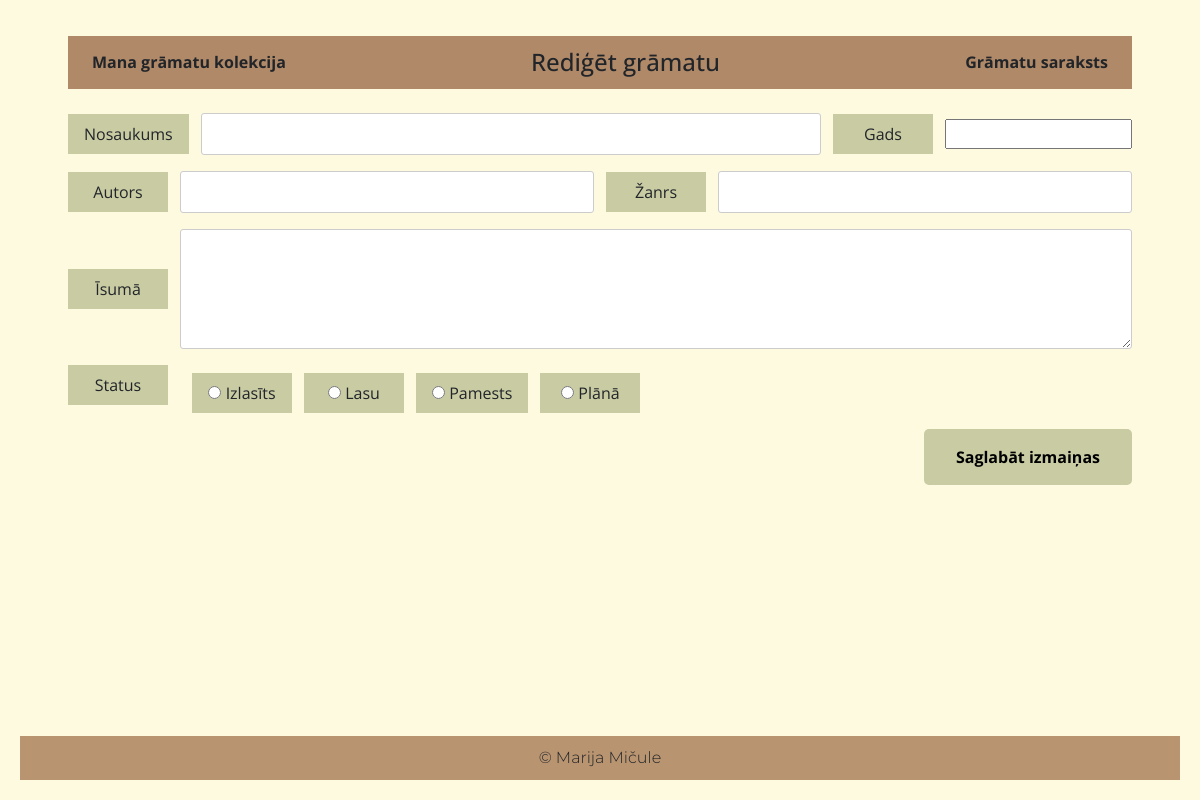
The app's page /rediģēt/16, older data.
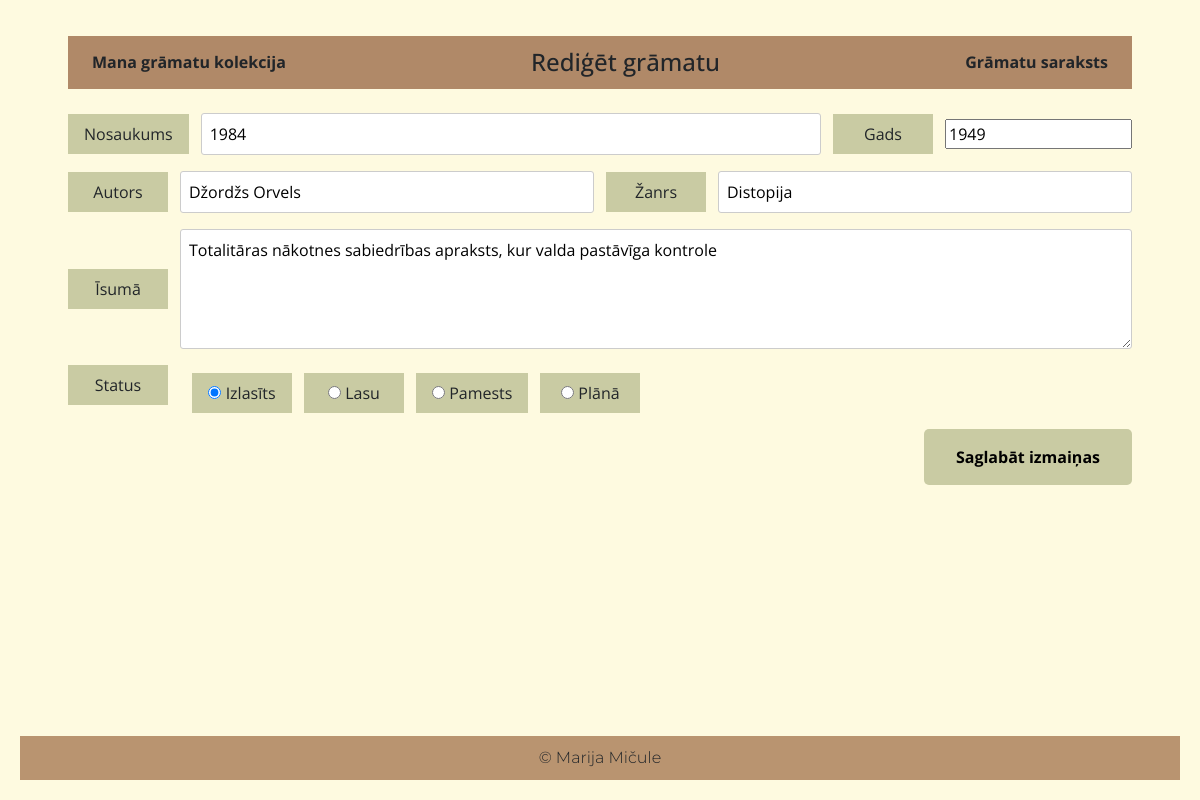
The same page, newer data.
### tables this page shows
CREATE TABLE gramatas (
    id INTEGER PRIMARY KEY AUTOINCREMENT,
    nosaukums TEXT NOT NULL,
    gads TEXT NOT NULL,
    autors TEXT NOT NULL,
    zanrs TEXT NOT NULL,
    isuma TEXT NOT NULL,
    statuss TEXT
);

### app.py (the view, shortened to what this page needs)
@app.route("/rediģēt/<int:id>", methods=["GET", "POST"])
def rediget(id):
    conn = sqlite3.connect(DB_PATH)
    conn.row_factory = sqlite3.Row
    cur = conn.cursor()
    cur.execute("SELECT * FROM gramatas WHERE id = ?", (id,))
    gr = cur.fetchone()
    conn.close()
    return render_template("rediget.html", gr=gr)

### templates/rediget.html
{% extends "layout.html" %}
{% block body %}
<div class="form-wrapper">
  <div class="top-bar">
    <a href="{{ url_for('sakums') }}">Mana grāmatu kolekcija</a>
    <h1>Rediģēt grāmatu</h1>
    <a href="{{ url_for('saraksts') }}">Grāmatu saraksts</a>
  </div>
  <form method="POST">
    <div class="form-row">
      <label>Nosaukums</label>
      <input type="text" name="nosaukums" value="{{ gr.nosaukums }}" required>
      <label>Gads</label>
      <input type="number" name="gads" value="{{ gr.gads }}" required>
    </div>
    <div class="form-row">
      <label>Autors</label>
      <input type="text" name="autors" value="{{ gr.autors }}" required>
      <label>Žanrs</label>
      <input type="text" name="zanrs" value="{{ gr.zanrs }}" required>
    </div>
    <div class="form-row">
      <label>Īsumā</label>
      <textarea name="isuma" required>{{ gr.isuma }}</textarea>
    </div>
    <div class="form-row status-row">
      <label>Status</label>
      <div class="status-options">
        {% for status in ["Izlasīts", "Lasu", "Pamests", "Plānā"] %}
          <label>
            <input type="radio" name="statuss" value="{{ status }}" {% if gr.statuss == status %}checked{% endif %}>
            {{ status }}
          </label>
        {% endfor %}
      </div>
    </div>
    <div class="form-row">
      <button class="btn-save" type="submit">Saglabāt izmaiņas</button>
    </div>
  </form>
</div>
{% endblock %}

Row changes from the older to the newer data that the page shows:
added gramatas: nosaukums "1984", gads "1949", autors "Džordžs Orvels", zanrs "Distopija", isuma "Totalitāras nākotnes sabiedrības apraksts, kur valda pastāvīga kontrole", statuss "☑ Izlasīts" "☐ Lasu" "☐ Pamests" "☐ Plānā"
Text that changed along with them:
list line gone: "☐ Izlasīts"
list line gone: "☐ Lasu"
list line gone: "☐ Pamests"
list line gone: "☐ Plānā"
